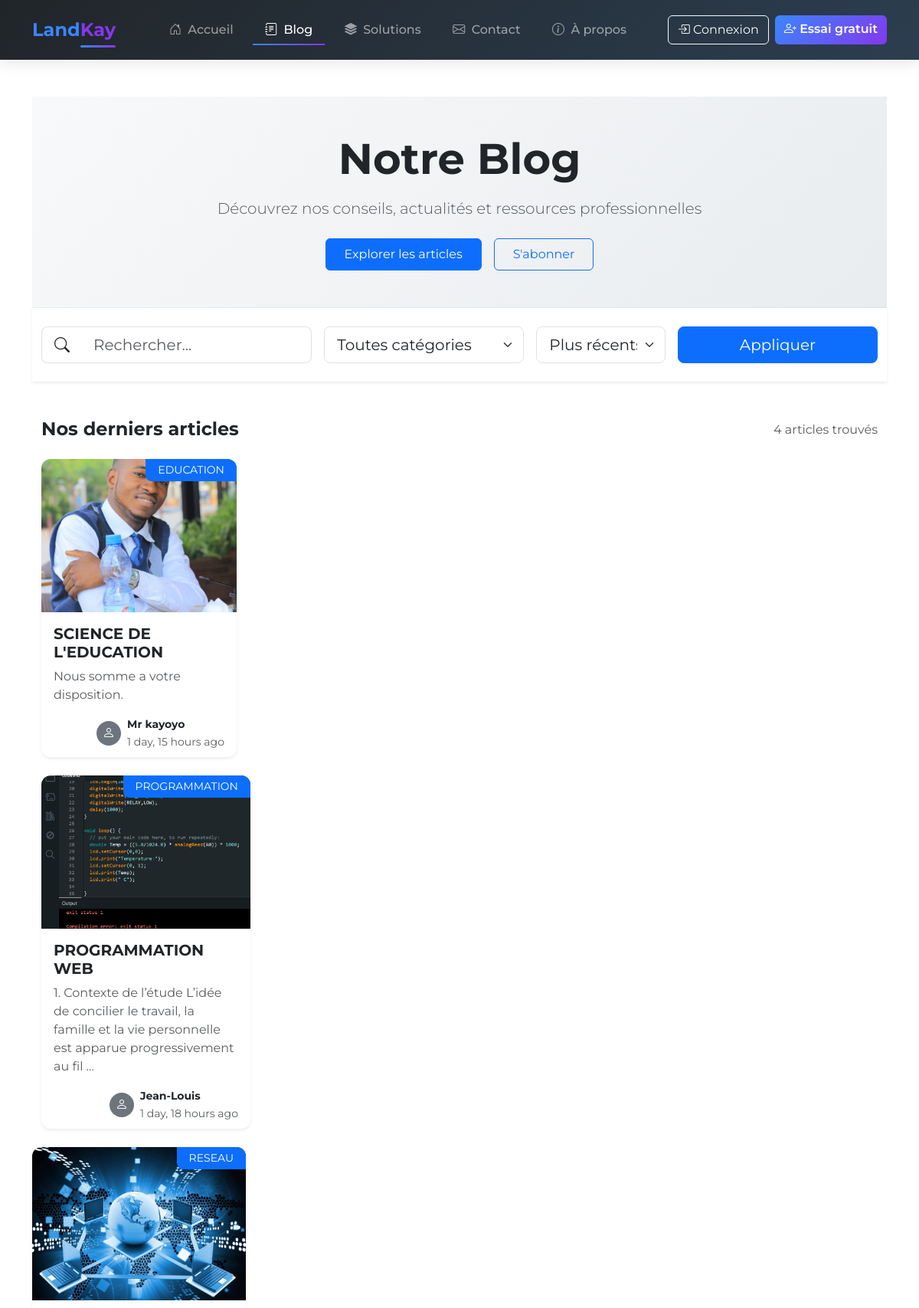
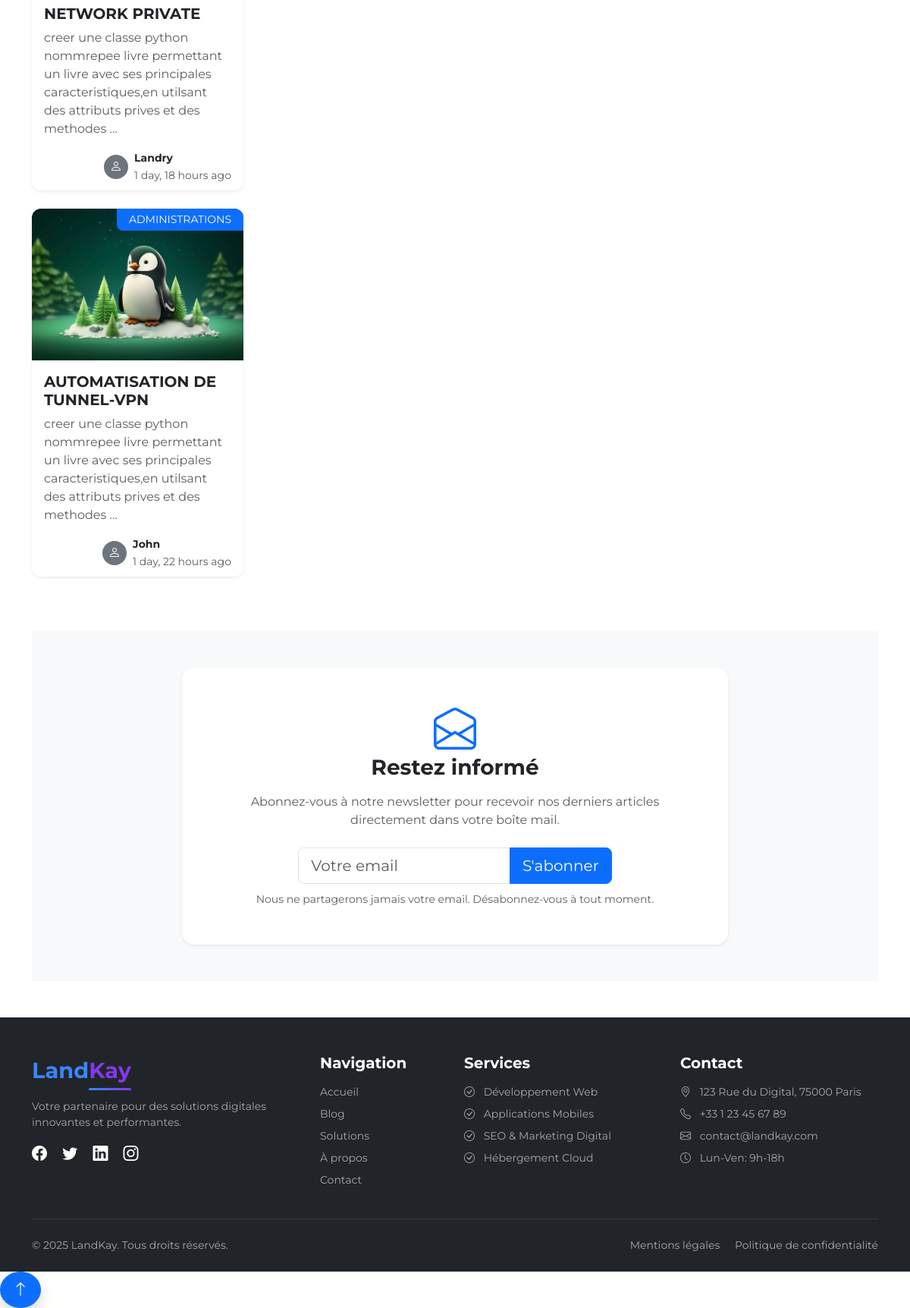
Screenshot of /blog/ with the database file from the repository (2 pictures, top to bottom).
### pages/models.py (models this page shows, shortened)
class Article(models.Model):
    titre = models.CharField(max_length=200)
    slug = models.SlugField(max_length=200, unique=True, blank=True)
    categorie = models.ForeignKey(Categorie, on_delete=models.SET_NULL, null=True, blank=True)
    image = models.ImageField(upload_to='articles/', blank=True, null=True)
    auteur = models.CharField(max_length=100)  # ✅ Champ manuel
    contenu = models.TextField()
    nombre_vues= models.PositiveSmallIntegerField(default=0)
    date_pub = models.DateTimeField(auto_now_add=True)
    def get_absolute_url(self):
        return reverse('article_detail', args=[self.id, self.slug])

class Categorie(models.Model):
    nom = models.CharField(max_length=100, unique=True)

### pages/views.py (the view)
# urls.py: path('blog/',views.blog, name='blog'),
def blog(request):
    query = request.GET.get('q', '')
    categorie_id = request.GET.get('categorie', '')
    article_list = Article.objects.all()
    if query:
        article_list = article_list.filter(
            Q(titre__icontains=query) | Q(contenu__icontains=query)
        )
    if categorie_id:
        article_list = article_list.filter(categorie__id=categorie_id)
    article_list = article_list.order_by('-date_pub')
    paginator = Paginator(article_list, 6)  # 6 articles par page
    page_number = request.GET.get('page')
    articles = paginator.get_page(page_number)
    categories = Categorie.objects.all()
    context = {
        'articles': articles,
        'categories': categories,
        'query': query,
        'categorie_id': categorie_id,
    }
    return render(request, 'pages/blog.html', context)

### pages/templates/pages/blog.html (shortened to what this page needs)
{% extends 'pages/base.html' %}
{% load static %}
{% block content %}
<section class="blog-header py-5 bg-light">
  <div class="container">
    <div class="row align-items-center">
      <div class="col-lg-8 mx-auto text-center">
        <h1 class="display-4 fw-bold mb-3">Notre Blog</h1>
        <p class="lead text-muted mb-4">Découvrez nos conseils, actualités et ressources professionnelles</p>
        <div class="d-flex justify-content-center gap-3">
          <a href="#articles" class="btn btn-primary px-4 py-2">Explorer les articles</a>
          <a href="#newsletter" class="btn btn-outline-primary px-4 py-2">S'abonner</a>
        </div>
      </div>
    </div>
  </div>
</section>
<section class="blog-filters py-4 bg-white sticky-top shadow-sm" id="filterSection">
  <div class="container">
    <form method="get" class="row g-3 align-items-center" id="filterForm">
      <div class="col-md-5 col-lg-4">
        <div class="input-group input-group-lg">
          <span class="input-group-text bg-white border-end-0"><i class="bi bi-search"></i></span>
          <input type="search" name="q" class="form-control border-start-0"
                 placeholder="Rechercher..." value="{{ query|default:'' }}"
                 aria-label="Rechercher des articles">
        </div>
      </div>
      <div class="col-md-4 col-lg-3">
        <select name="categorie" class="form-select form-select-lg" aria-label="Filtrer par catégorie">
          <option value="">Toutes catégories</option>
        </select>
      </div>
      <div class="col-md-3 col-lg-2">
        <select name="tri" class="form-select form-select-lg" aria-label="Trier par">
          <option value="recent" {% if tri == 'recent' %}selected{% endif %}>Plus récents</option>
        </select>
      </div>
      <div class="col-md-12 col-lg-3 text-lg-end">
        <button type="submit" class="btn btn-primary btn-lg w-100">Appliquer</button>
      </div>
    </form>
  </div>
</section>
<main class="blog-main py-5" id="articles">
  <div class="container">
    <div class="row mb-4">
      <div class="col-12">
        <div class="d-flex justify-content-between align-items-center flex-wrap">
          <h2 class="h4 fw-bold mb-0">Nos derniers articles</h2>
          <p class="text-muted mb-0">
            <span id="articleCount">{{ articles.paginator.count }}</span> article{{ articles.paginator.count|pluralize }} trouvé{{ articles.paginator.count|pluralize:"s" }}
          </p>
        </div>
      </div>
    </div>
    {% if articles %}
    <div class="row g-4" id="articlesContainer">
      {% for article in articles %}
      <div class="col-12 col-md-6 col-lg-4 col-xl-3 mb-4">
        <article class="card article-card h-100 border-0 shadow-sm overflow-hidden">
          <div class="card-img-top position-relative" style="height: 200px;">
            <img src="{{ article.image.url }}"
                 alt="{{ article.titre }}"
                 class="img-fluid w-100 h-100 object-fit-cover"
                 loading="lazy">
            <div class="card-badge position-absolute top-0 end-0 bg-primary text-white px-3 py-1 small">
              {{ article.categorie.nom|default:"Général" }}
            </div>
          </div>
          <div class="card-body">
            <h3 class="h5 card-title fw-bold">
              <a href="{{ article.get_absolute_url }}" class="stretched-link text-decoration-none text-dark">
                {{ article.titre|truncatechars:60 }}
              </a>
            </h3>
            <p class="card-text text-muted">{{ article.contenu|striptags|truncatewords:20 }}</p>
          </div>
          <div class="card-footer bg-transparent border-0 pt-0">
            <div class="d-flex align-items-center">
              <div class="flex-shrink-0">
                {% if article.auteur.profile.image %}
                <img src="{{ article.auteur.profile.image.url }}"
                     alt="{{ article.auteur.username }}"
                     class="rounded-circle"
                     width="32"
                     height="32"
                     loading="lazy">
                {% else %}
                <div class="rounded-circle bg-secondary d-flex align-items-center justify-content-center"
                     style="width: 32px; height: 32px;">
                  <i class="bi bi-person text-white"></i>
                </div>
                {% endif %}
              </div>
              <div class="flex-grow-1 ms-2">
                <small class="d-block fw-bold">{{ article.auteur }}</small>
                <small class="text-muted">{{ article.date_pub|timesince }} ago</small>
              </div>
              </div>
            </div>
          </div>
      </div>
      {% endfor %}
    {% endif %}
</main>
<section class="newsletter-section bg-light py-5" id="newsletter">
  <div class="container">
    <div class="row justify-content-center">
      <div class="col-lg-8 text-center">
        <div class="card border-0 shadow-sm">
          <div class="card-body p-4 p-md-5">
            <i class="bi bi-envelope-open display-4 text-primary mb-4"></i>
            <h2 class="h3 fw-bold mb-3">Restez informé</h2>
            <p class="text-muted mb-4">Abonnez-vous à notre newsletter pour recevoir nos derniers articles directement dans votre boîte mail.</p>
            <form class="row g-2 justify-content-center">
              <div class="col-md-8">
                <div class="input-group">
                  <input type="email" class="form-control form-control-lg" placeholder="Votre email" aria-label="Votre email">
                  <button class="btn btn-primary btn-lg" type="submit">S'abonner</button>
                </div>
              </div>
              <div class="col-12">
                <small class="text-muted">Nous ne partagerons jamais votre email. Désabonnez-vous à tout moment.</small>
              </div>
            </form>
          </div>
        </div>
      </div>
    </div>
  </div>
</section>
{% endblock %}

### pages/templates/pages/base.html (shortened to what this page needs)
{% load static %}
<!DOCTYPE html>
<html lang="fr">
<head>
    <link rel="stylesheet" href="{% static 'css/bootstrap.min.css' %}" />
    <link rel="stylesheet" href="{% static 'css/bootstrap-icons.css' %}">
    <link rel="stylesheet" href="{% static 'css/style.css' %}">
</head>
<body>
<nav class="navbar navbar-expand-lg navbar-dark sticky-top py-3">
  <div class="container">
    <a class="navbar-brand" href="/">
      <div class="logo">
        <span class="land">Land</span><span class="kay">Kay</span>
      </div>
    </a>
    <div class="collapse navbar-collapse" id="mainNav">
      <ul class="navbar-nav mx-auto mb-2 mb-lg-0">
        <li class="nav-item">
          <a class="nav-link px-3 {% if request.path == '/' %}active{% endif %}" href="/">
            <i class="bi bi-house-door me-1"></i> Accueil
          </a>
        </li>
        <li class="nav-item">
          <a class="nav-link px-3 {% if '/blog/' in request.path %}active{% endif %}" href="/blog/">
            <i class="bi bi-journal-text me-1"></i> Blog
          </a>
        </li>
        <li class="nav-item">
          <a class="nav-link px-3 {% if '/services_list/' in request.path %}active{% endif %}" href="/services_list/">
            <i class="bi bi-stack me-1"></i> Solutions
          </a>
        </li>
        <li class="nav-item">
          <a class="nav-link px-3 {% if '/contact/' in request.path %}active{% endif %}" href="/contact/">
            <i class="bi bi-envelope me-1"></i> Contact
          </a>
        </li>
        <li class="nav-item">
          <a class="nav-link px-3 {% if '/about/' in request.path %}active{% endif %}" href="/about/">
            <i class="bi bi-info-circle me-1"></i> À propos
          </a>
        </li>
      </ul>
      <div class="d-flex">
        <a href="#" class="btn btn-outline-light me-2">
          <i class="bi bi-box-arrow-in-right"></i>
          <span class="d-none d-lg-inline">Connexion</span>
        </a>
        <a href="#" class="btn btn-gradient">
          <i class="bi bi-person-plus"></i>
          <span class="d-none d-lg-inline">Essai gratuit</span>
        </a>
      </div>
    </div>
  </div>
</nav>
<main class="container my-5">
  {% block content %}{% endblock %}
</main>
<footer class="bg-dark text-white pt-5 pb-4">
  <div class="container">
    <div class="row g-4">
      <div class="col-lg-4 col-md-6">
        <div class="logo mb-3">
          <span class="land">Land</span><span class="kay">Kay</span>
        </div>
        <p class="small text-muted">Votre partenaire pour des solutions digitales innovantes et performantes.</p>
        <div class="social-icons mt-3">
          <a href="#" class="text-white me-3"><i class="bi bi-facebook fs-5"></i></a>
          <a href="#" class="text-white me-3"><i class="bi bi-twitter fs-5"></i></a>
          <a href="#" class="text-white me-3"><i class="bi bi-linkedin fs-5"></i></a>
          <a href="#" class="text-white"><i class="bi bi-instagram fs-5"></i></a>
        </div>
      </div>
     <div class="col-lg-2 col-md-6">
        <h5 class="fw-bold mb-3">Navigation</h5>
        <ul class="list-unstyled small">
          <li class="mb-2"><a href="{% url 'home' %}" class="text-muted text-decoration-none">Accueil</a></li>
          <li class="mb-2"><a href="{% url 'blog' %}" class="text-muted text-decoration-none">Blog</a></li>
          <li class="mb-2"><a href="{% url 'services_list' %}" class="text-muted text-decoration-none">Solutions</a></li>
          <li class="mb-2"><a href="{% url 'about' %}" class="text-muted text-decoration-none">À propos</a></li>
          <li><a href="{% url 'contact' %}" class="text-muted text-decoration-none">Contact</a></li>
        </ul>
      </div>
      <div class="col-lg-3 col-md-6">
        <h5 class="fw-bold mb-3">Services</h5>
        <ul class="list-unstyled small text-muted">
          <li class="mb-2"><i class="bi bi-check-circle me-2"></i> Développement Web</li>
          <li class="mb-2"><i class="bi bi-check-circle me-2"></i> Applications Mobiles</li>
          <li class="mb-2"><i class="bi bi-check-circle me-2"></i> SEO & Marketing Digital</li>
          <li><i class="bi bi-check-circle me-2"></i> Hébergement Cloud</li>
        </ul>
      </div>
      <div class="col-lg-3 col-md-6">
        <h5 class="fw-bold mb-3">Contact</h5>
        <ul class="list-unstyled small text-muted">
          <li class="mb-2"><i class="bi bi-geo-alt me-2"></i> 123 Rue du Digital, 75000 Paris</li>
          <li class="mb-2"><i class="bi bi-telephone me-2"></i> +33 1 23 45 67 89</li>
          <li class="mb-2"><i class="bi bi-envelope me-2"></i> contact@landkay.com</li>
          <li><i class="bi bi-clock me-2"></i> Lun-Ven: 9h-18h</li>
        </ul>
      </div>
    </div>
    <hr class="my-4 border-secondary">
    <div class="row">
      <div class="col-md-6 text-center text-md-start small text-muted">
        &copy; {% now "Y" %} LandKay. Tous droits réservés.
      </div>
      <div class="col-md-6 text-center text-md-end small text-muted">
        <a href="#" class="text-muted text-decoration-none me-3">Mentions légales</a>
        <a href="#" class="text-muted text-decoration-none">Politique de confidentialité</a>
      </div>
    </div>
  </div>
</footer>
<a href="#" class="btn btn-primary btn-lg rounded-circle back-to-top shadow" id="backToTop">
  <i class="bi bi-arrow-up"></i>
</a>
</body>
</html>

### static/css/style.css (style rules this page uses)
.article-card { transition: transform 0.3s ease, filter 0.3s ease; display: flex; align-items: flex-end; }

### pages/templates/pages/base.html (style rules this page uses)
:root { --primary-color: #3a86ff; --secondary-color: #8338ec; --dark-color: #212529; --light-color: #f8f9fa; }
body { font-family: 'Montserrat', sans-serif; color: var(--dark-color); }
.logo { display: inline-flex; align-items: center; font-weight: 700; font-size: 1.8rem; color: var(--dark-color); text-decoration: none; transition: all 0.3s ease; }
.logo span { position: relative; display: inline-block; }
.logo .land { color: var(--primary-color); }
.logo .kay { color: var(--secondary-color); }
.logo .kay::after { content: ''; position: absolute; bottom: -5px; left: 0; width: 100%; height: 3px; background: linear-gradient(90deg, var(--primary-color), var(--secondary-color)); border-radius: 3px; }
.navbar { background: linear-gradient(135deg, var(--dark-color) 0%, #2c3e50 100%); box-shadow: 0 4px 18px rgba(0, 0, 0, 0.1); }
.navbar-brand .logo { font-size: 1.5rem; }
.nav-link { font-weight: 500; position: relative; margin: 0 0.3rem; }
.nav-link::after { content: ''; position: absolute; bottom: 0; left: 0; width: 0; height: 2px; background: linear-gradient(90deg, var(--primary-color), var(--secondary-color)); transition: width 0.3s ease; }
.nav-link:hover::after, .nav-link.active::after { width: 100%; }
.btn-gradient { background: linear-gradient(135deg, var(--primary-color), var(--secondary-color)); border: none; color: white; font-weight: 600; transition: all 0.3s ease; }
footer { color: white !important; }
footer a { color: #a0a0ff !important; }
footer .text-muted { color: rgba(255, 255, 255, 0.6) !important; }

### pages/templates/pages/blog.html (style rules this page uses)
.blog-header { background: linear-gradient(135deg, #f8f9fa 0%, #e9ecef 100%); border-bottom: 1px solid rgba(0,0,0,0.05); }
.blog-filters { top: 0; z-index: 1020; transition: all 0.3s ease; }
.article-card { transition: all 0.3s ease; border-radius: 12px; overflow: hidden; }
.card-badge { border-bottom-left-radius: 8px; }
.newsletter-section .card { border-radius: 16px; }

### rows the page displays
Article: image (picture), categorie.nom "EDUCATION", titre "SCIENCE DE L'EDUCATION", contenu "Nous somme a votre disposition.", auteur "Mr kayoyo", date_pub "1 day, 15 hours"
Article: image (picture), categorie.nom "PROGRAMMATION", titre "PROGRAMMATION WEB", contenu "1. Contexte de l’étude L’idée de concilier le travail, la famille et la vie personnelle est apparue progressivement au fil …", auteur "Jean-Louis", date_pub "1 day, 18 hours"
Article: image (picture), categorie.nom "RESEAU", titre "NETWORK PRIVATE", contenu "creer une classe python nommrepee livre permettant un livre avec ses principales caracteristiques,en utilsant des attributs prives et des methodes …", auteur "Landry", date_pub "1 day, 18 hours"
Article: image (picture), categorie.nom "ADMINISTRATIONS", titre "AUTOMATISATION DE TUNNEL-VPN", contenu "creer une classe python nommrepee livre permettant un livre avec ses principales caracteristiques,en utilsant des attributs prives et des methodes …", auteur "John", date_pub "1 day, 22 hours"

### other values shown
{{ articles.paginator.count }} "4"
